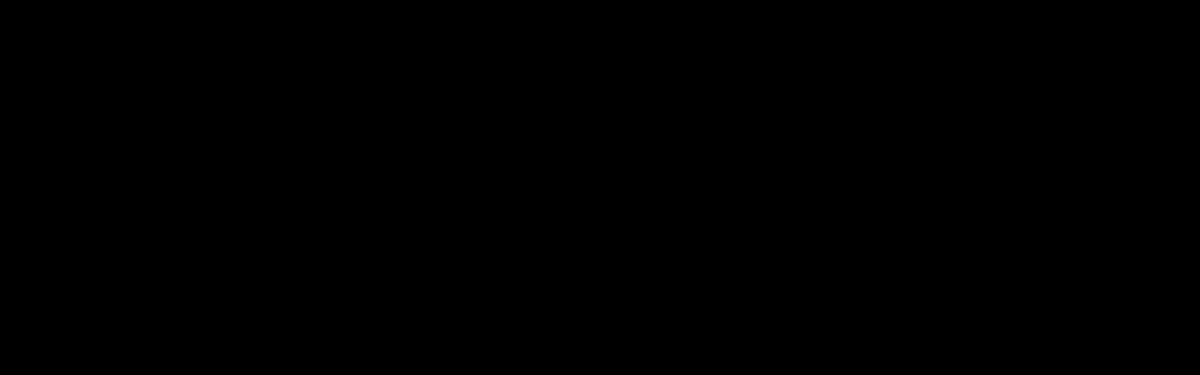
Frame 1 (no input)
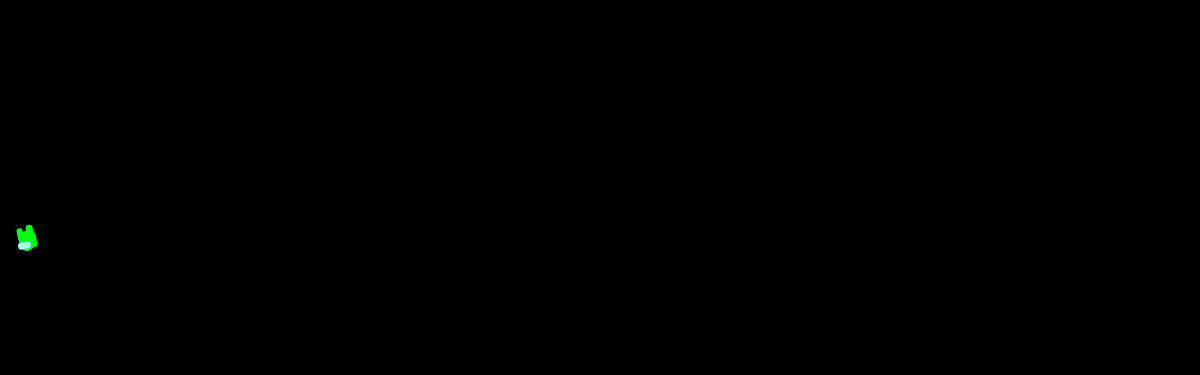
Frame 60 (no input)
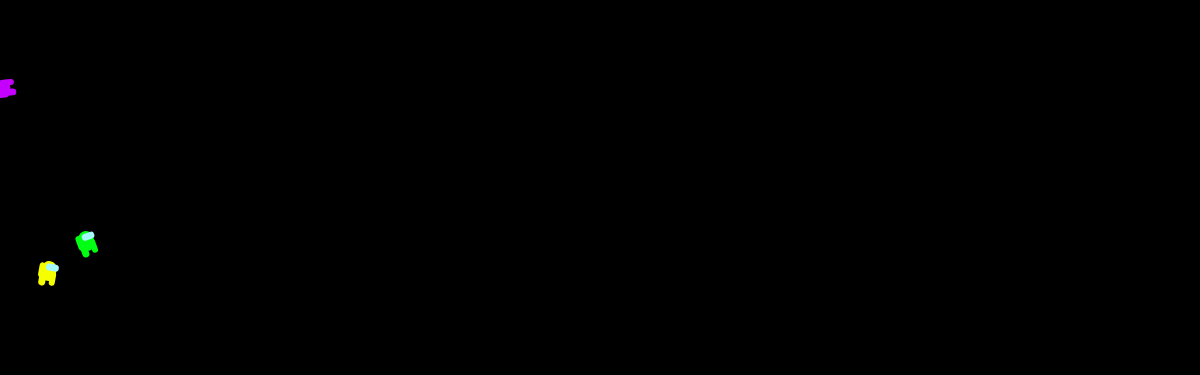
Frame 120 (the mouse pressed at the canvas centre since frame 60)

The p5.js sketch that drew these frames (run headless with seeded random() and noise() and a simulated clock; from frame 60 on, the mouse is pressed at the canvas centre):

// p5.js sketch
// ── sketch.js
let canvas;

var randY = 0;
var delayX = 0;
var susCount = 100; //Amount that will spawn
var susX = [];
var susY = [];
var susR = [];
var susRRate = [];
var susH = [];

function setup() {
  canvas = createCanvas(windowWidth, 375);
  canvas.position(0, 0);
  colorMode(HSB, 255);
  rectMode(CENTER);

  //Sets all the coordinates and values to start
  for(var i = 0; i < susCount; i++){
    //Gives them a random height
    randY = int(random(0, height * 0.9));
    susY[i] = randY;

    //Allows there to be a random distance between spawned beans
    delayX -= random(20, 80);
    susX[i] = delayX;

    //Randomized rotations
    susR[i] = 0;
    susRRate[i] = random(-0.1, 0.1);

    //Randomizes the color
    susH[i] = int(random(0,256));
  }
}

function windowResize(){
    resizeCanvas(windowWidth, 375);
}

function draw() {
  background(0);

   //Draws the bean
   for(var i = 0; i < susCount; i++){
     push();
     translate(susX[i], susY[i]);
     drawSus(0, 0, susR[i], susH[i]);
     susX[i] += 1;
     susR[i] += susRRate[i];
     pop();

     //Resets a bean for pseudo infinity
     if(susX[i] > width + 20){
       susX[i] = 0 - int(random(20,120));
       susY[i] = int(random(0, height * 0.9));
       susRRate[i] = random(-0.1, 0.1);
       susH[i] = int(random(0,256));
     }
   }
}

//Bean Drawer
function drawSus(x, y, rot, hue){
  rotate(rot);

  //Body
  fill(hue, 255, 255);
  noStroke();
  rect(x - 7, y + 0, 6, 15, 10);
  rect(x, y, 15, 20, 15);
  rect(x - 5, y + 8, 7, 15, 5);
  rect(x + 5, y + 7, 6, 14, 5);

  //Visor
  fill(128, 87, 250);
  rect(x + 3, y - 4, 13, 7, 5);
}

// ── slide-in.js
//Ensure JS runs after HMTL  content is loaded
document.addEventListener("DOMContentLoaded", function () {
    // Grab all the elements with class project-item
    const projectItems = document.querySelectorAll(".project-item");

    //Applies slide-in class to objects when they're visible to make them animate
    function checkSlide() {
        //Loop through the projectItems
        projectItems.forEach((projectItem) => {
            //Calculate the point where the top of the element is halfway into the viewport
            const slideInAt = window.scrollY+window.innerHeight-projectItem.clientHeight/2;
            
            //Calculate the bottom of the project-item element
            const itemBottom = projectItem.offsetTop + projectItem.clientHeight;
            
            //Check if the element is halfway shown or scrolled past
            const isHalfShown = slideInAt > projectItem.offsetTop;
            const isNotScrolledPast = window.scrollY < itemBottom;
            
            // if conditions are met, we add slide-in class else we remove it
            if(isHalfShown && isNotScrolledPast){
                projectItem.classList.add("slide-in");
            } else {
                projectItem.classList.remove("slide-in");
            }            
        })
    }
    
    //Runs the checkSlide function on a page scroll or window resize
    window.addEventListener("scroll", checkSlide);
    window.addEventListener("resize", checkSlide);
    
    //Just for good measure
    checkSlide();
})

console.log("Page Loaded!");
